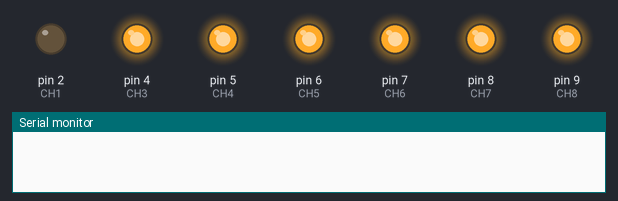
The sketch below on a simulated Arduino Uno, built with avr-gcc and run on an emulated ATmega328P. On the bench: output pins drawn as LEDs (lit = HIGH), the last lines printed to the serial monitor.

Above: at 0.5 s.
At 12.5 s:
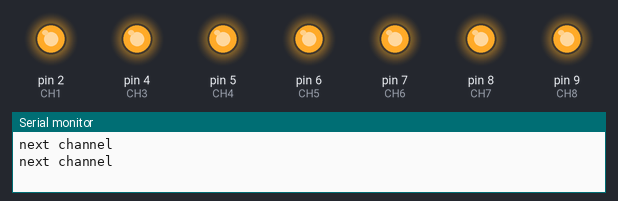
At 21.5 s:
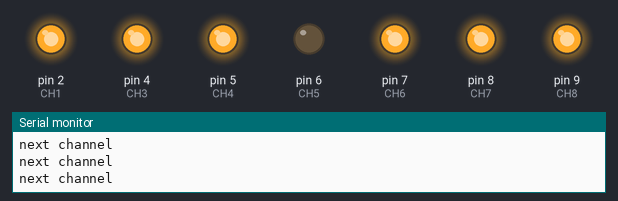
At 27.5 s:
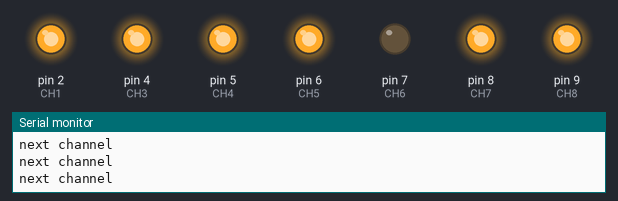
At 39.5 s:
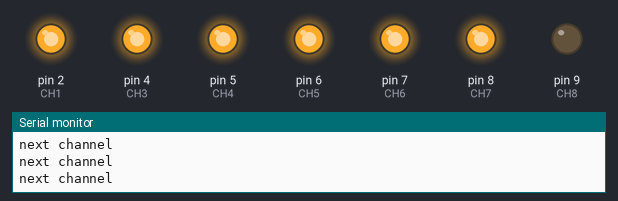
At 53.5 s:
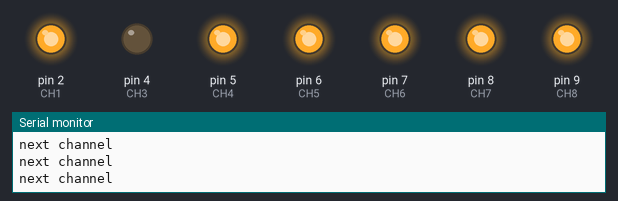
Timing chart, 0 to 57.2 s (numbered marks = the images above):
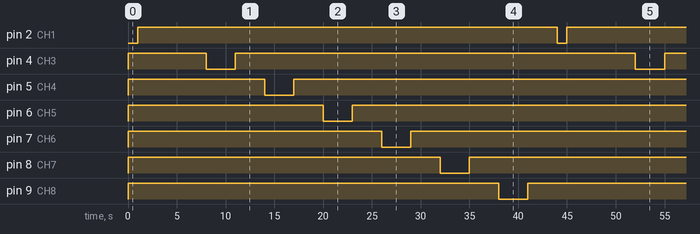

The sketch:

GAMMA_TX8.ino
```cpp
/*
  ++++++++++++++++++++++++++++++++++++++++++++++++++++++++++++++
  RF SOLUTIONS SAMPLE GAMMA TRANSMITTER MODE 8 CHANNELS
  WEB SITE : http://www.rfsolutions.co.uk

  Address:
  	William Alexander House
	William Way, Burgess Hill, West Sussex
	RH15 9AG
	+44 (0)1444 227900
	(01444) 227900

  Code by: AB
  Date:    11/05/2015

  SAMPLE CODE

   toggles channels 1 > 8 with a 3 second delay between each

  ++++++++++++++++++++++++++++++++++++++++++++++++++++++++++++++
*/

// definition von alle Channels
#define  CH1 2  // Alle Channels sind OUTPUT, wenn sie als Transmitter configuriert sind
#define  CH2 3
#define  CH3 4
#define  CH4 5
#define  CH5 6
#define  CH6 7
#define  CH7 8
#define  CH8 9

#define  OPT1  11
#define  OPT2  10

void setup() {
  Serial.begin(19200);         // Serial einschalten auf 19200 baut

  // put your setup code here, to run once:
  pinMode(2, OUTPUT);    // alle OUTPUT für die Transmitter
  pinMode(4, OUTPUT);
  pinMode(5, OUTPUT);
  pinMode(6, OUTPUT);
  pinMode(7, OUTPUT);
  pinMode(8, OUTPUT);
  pinMode(9, OUTPUT);

  digitalWrite(CH1, HIGH);    // default Beginn Wert alle Channels
  digitalWrite(CH2, HIGH);
  digitalWrite(CH3, HIGH);
  digitalWrite(CH4, HIGH);
  digitalWrite(CH5, HIGH);
  digitalWrite(CH6, HIGH);
  digitalWrite(CH7, HIGH);
  digitalWrite(CH8, HIGH);

}

void loop() {
  // put your main code here, to run repeatedly:

  digitalWrite(CH1,  LOW);            //LED ausgeschaltet
  delay(1000);                     //eine Pause zwischen HIGH und LOW
  digitalWrite(CH1, HIGH);            //LED eingeschaltet
  delay(1000);

  Serial.println("next channel");  // ein Serial Text, wo wird gezeigt, ob zu die nächste channel geht

  digitalWrite(CH2,  LOW);
  delay(3000);
  digitalWrite(CH2, HIGH);
  delay(3000);

  Serial.println("next channel");

  digitalWrite(CH3,  LOW);
  delay(3000);
  digitalWrite(CH3, HIGH);
  delay(3000);

  Serial.println("next channel");
  digitalWrite(CH4,  LOW);
  delay(3000);
  digitalWrite(CH4, HIGH);
  delay(3000);

  Serial.println("next channel");
  digitalWrite(CH5,  LOW);
  delay(3000);
  digitalWrite(CH5, HIGH);
  delay(3000);

  Serial.println("next channel");
  digitalWrite(CH6,  LOW);
  delay(3000);
  digitalWrite(CH6, HIGH);
  delay(3000);

  Serial.println("next channel");
  digitalWrite(CH7,  LOW);
  delay(3000);
  digitalWrite(CH7, HIGH);
  delay(3000);

  Serial.println("next channel");
  digitalWrite(CH8,  LOW);
  delay(3000);
  digitalWrite(CH8, HIGH);
  delay(3000);

}
```

Measured:
- by itself, pin 2 (CH1): alternates HIGH for 43.0 s and LOW for 1.0 s
- by itself, pin 4 (CH3), pin 5 (CH4), pin 6 (CH5), pin 7 (CH6), pin 8 (CH7), pin 9 (CH8): alternates HIGH for 41.0 s and LOW for 3.0 s
- by itself, everything shown: repeats every 44.0 s, in 14 steps
